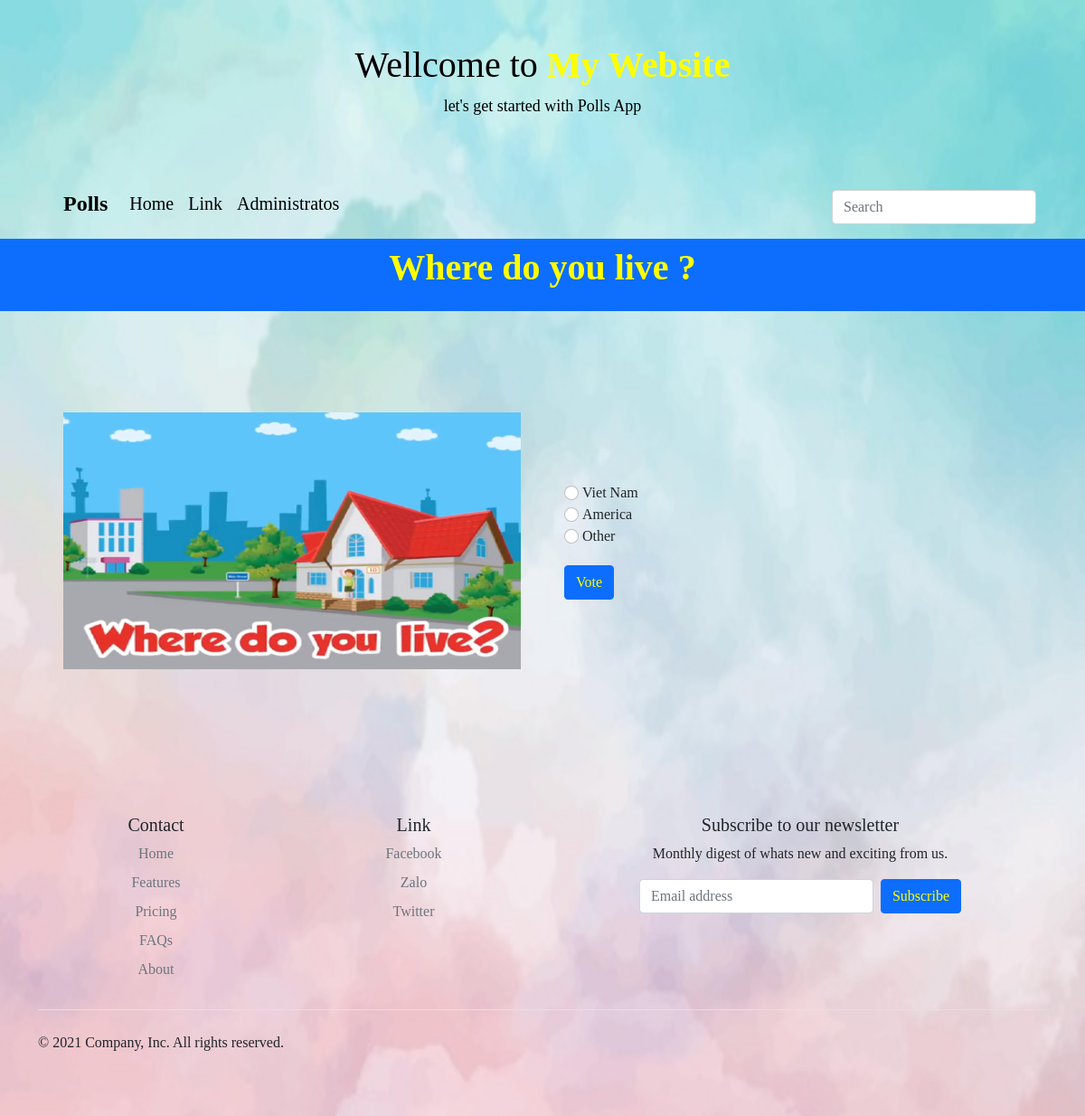
The app's page /5/ with its own data.
### polls/models.py (models this page shows, shortened)
class Question(models.Model):
    question_text = models.CharField(max_length=200)
    pub_date = models.DateTimeField('date published')

class Choice(models.Model):
    question = models.ForeignKey(Question, on_delete=models.CASCADE)
    choice_text = models.CharField(max_length=200)
    votes = models.IntegerField(default=0)

### polls/views.py (the view)
# urls.py: path('<int:pk>/', views.DetailView.as_view(), name='detail'),
class DetailView(generic.DetailView):
    model = Question
    template_name = 'polls/detail.html'
    def get_queryset(self):
        return Question.objects.filter(pub_date__lte=timezone.now())

### polls/templates/polls/detail.html (shortened to what this page needs)
{% extends 'polls/Base.html' %}
{% block title %}
    <h1><p><strong>{{ question.question_text }} ?</strong></strong></h1>
{% endblock %}
{% block content %}
    <fieldset>
    {% if error_message %}
        <p><strong>{{ error_message }}</strong></p>
    {% else %}
        <form action="{% url 'polls:vote' question.id %}" method="post">
            <div class="container col-xxl-8 px-4 py-5">
                <div class="row flex-lg-row-reverse align-items-center g-5 py-5">
                    <div class="col-lg-6">
                        {% for choice in question.choice_set.all %}
                            <input class="form-check-input" type="radio" name="choice" id="choice{{ forloop.counter }}" value="{{ choice.id }}">
                            <label class="form-check-label" for="choice{{ forloop.counter }}">{{ choice.choice_text }}</label><br>
                        {% endfor %}
                        <button type="submit" class="btn btn-primary" style="color: yellow; margin-top: 20px;">Vote</button>
                    </div>
                    <div class="col-10 col-sm-8 col-lg-6">
                        <img src="../static/polls/images/{{ question.question_text }}.jpg" class="d-block mx-lg-auto img-fluid" alt="Bootstrap Themes" width="auto" height="auto" loading="lazy">
                    </div>
                </div>
            </div>
        </form>
    {% endif %}
    </fieldset>
{% endblock %}

### polls/static/polls/style.css (style rules this page uses)
* { font-family: "Comic Sans MS" }
h1 p { color: yellow; }
body { width: 100vw; height: 100vh; background: white url("images/background.jpg"); background-repeat: no-repeat; background-attachment: fixed; background-size: 100% 100%; }

### records on screen
Question: question_text "Where do you live", question_text (picture)
Choice: choice_text "Viet Nam"
Choice: choice_text "America"
Choice: choice_text "Other"
